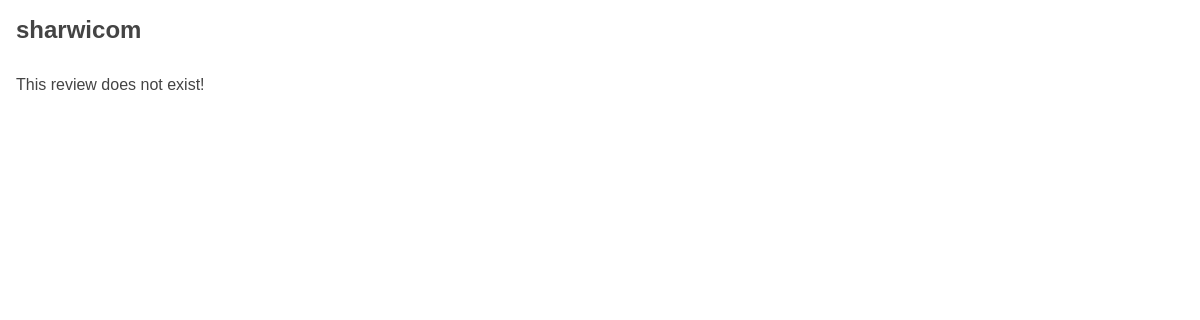
The page /edit-review/test-content (signed in) on the database as committed earlier.
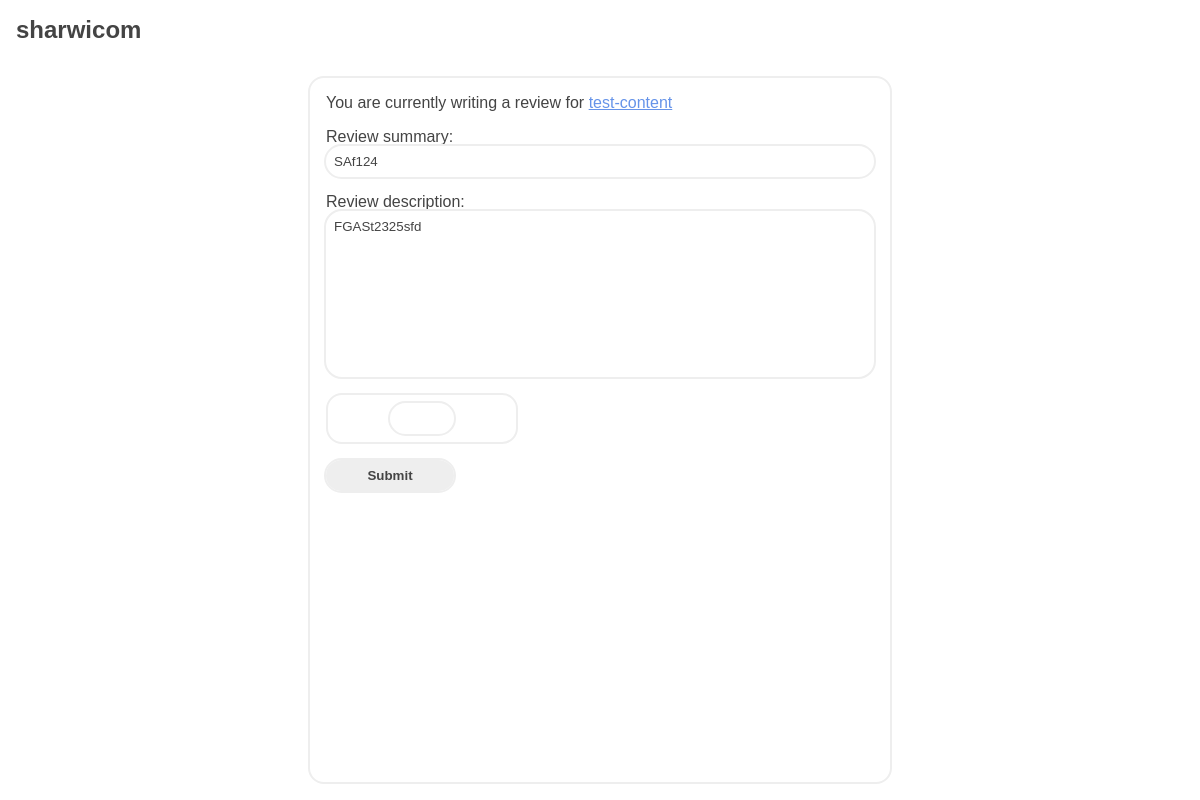
The same page on the database as committed later.
### mainapp/models.py (models this page shows, shortened)
class Content(models.Model):
    author = models.CharField(max_length=50, default="Author placeholder")
    url_name = models.CharField(max_length=50) # title in lowercase without spaces
    title = models.CharField(max_length=50)
    description = models.TextField(default="Description placeholder")
    type = models.CharField(max_length=20, default="book")
    ratings = models.JSONField(default=dict)

class Review(models.Model):
    author = models.ForeignKey(User, on_delete=models.CASCADE)
    date = models.DateTimeField(auto_now_add=True)
    content = models.ForeignKey(Content, on_delete=models.CASCADE)
    summary = models.CharField(max_length=50)
    description = models.TextField()
    rating = models.SmallIntegerField(default=0)

### mainapp/views.py (the view)
# urls.py: path('edit-review/<str:content_url_name>', views.edit_review, name='edit_review'),
@login_required
def edit_review(request, content_url_name):
    template = loader.get_template('mainapp/add-review.html')
    try: content = Content.objects.get(url_name=content_url_name)
    except Content.DoesNotExist: return HttpResponse(template.render({'success': False, 'message': "Content specified in the URL does not exist!"}, request))
    try: review = Review.objects.get(Q(author=request.user) & Q(content=content))
    except: return HttpResponse(template.render({'success': False, 'message': "This review does not exist!"}, request))
    if request.method == 'POST':
        form = ReviewForm(request.POST)
        if form.is_valid():
            summary = form.cleaned_data['summary']
            description = form.cleaned_data['description']
            validation_message = validate_review(content, summary, description, request.user, True)
            if validation_message == 0:
                review = Review()
                review.summary = summary
                review.description = description
                review.author = request.user
                review.content = content
                rating = content.get_user_rating(request.user)
                if rating != None:
                    review.rating = rating
                review.save()
                return redirect('content', content.url_name)
            else:
                form.add_error(None, validation_message) # display the validation error
        else:
            form.add_error(None, "Captcha verification failed")
    else:
        form = ReviewForm() # display an empty form if the request method is GET
        form = ReviewForm(initial={
            'summary': review.summary,
            'description': review.description,
        })
    context = {
        'success': True,
        'form': form,
        'url_name': content.url_name,
    }
    return render(request, 'mainapp/add-review.html', context)

### mainapp/forms.py
class ReviewForm(forms.Form):
    summary = forms.CharField(max_length=50, label="Review summary")
    description = forms.CharField(widget=forms.Textarea, label="Review description")
    captcha = CaptchaField()

### mainapp/templates/mainapp/add-review.html (shortened to what this page needs)
{% extends "mainapp/home-base.html" %}
{% load static %}
{% block body %}
{% if success %}
    <div class="review-creator-wrapper">
        <div class="create-frame">
            <form action="" method="post">
                <span>You are currently writing a review for <a href="{% url 'content' url_name %}">{{url_name}}</a></span>
                {{ form.summary.label_tag }}
                {{ form.summary }}
                {{ form.description.label_tag }}
                {{ form.description }}
                <div class="captcha-panel">
                    {{ form.captcha }}
                </div>
                <button type="submit">Submit</button>
            </form>
        </div>
    </div>
{% else %}
    {{ message }}
{% endif %}
{% endblock %}

Rows that differ between the two databases and show on the page:
now on this page (row edited): Content: url_name "test-content"
added Review: summary "SAf124", description "FGASt2325sfd"
Other text that changed with them:
{{ message }}: "This review does not exist!" → (not shown)
text now shown: "You are currently writing a review for Review summary: Review description: Submit"
